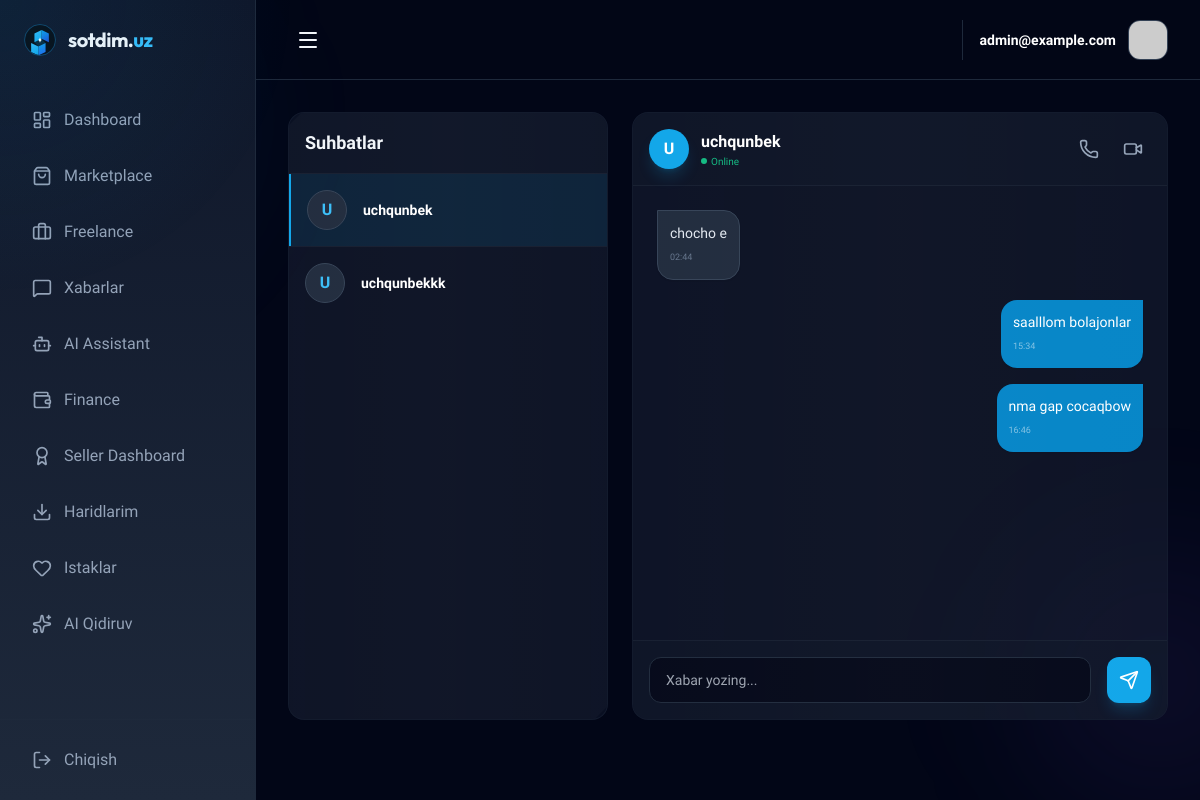
Screenshot of /chat/1/ (signed in) with the database file from the repository.
### apps/users/models.py (models this page shows, shortened)
class User(AbstractUser):
    class Role(models.TextChoices):
        USER = "USER", _("User")
        SELLER = "SELLER", _("Seller")
        FREELANCER = "FREELANCER", _("Freelancer")
        MODERATOR = "MODERATOR", _("Moderator")
        SUPPORT = "SUPPORT", _("Support")
        ADMIN = "ADMIN", _("Admin")
    role = models.CharField(
        max_length=20,
        choices=Role.choices,
        default=Role.USER
    )
    email = models.EmailField(_("email address"), unique=True)
    phone_number = models.CharField(_("telefon raqami"), max_length=20, blank=True, null=True)
    telegram_id = models.CharField(max_length=100, blank=True, null=True)
    avatar = models.ImageField(upload_to="avatars/", blank=True, null=True)
    bio = models.TextField(blank=True, null=True)
    class BadgeLevel(models.TextChoices):
        NONE = "NONE", "Oddiy"
        VERIFIED = "VERIFIED", "Tasdiqlangan ✓"
        PREMIUM = "PREMIUM", "Premium ⭐"
        TRUSTED = "TRUSTED", "Ishonchli 🛡️"
        TOP_SELLER = "TOP_SELLER", "Top Seller 🏆"
    badge = models.CharField(max_length=20, choices=BadgeLevel.choices, default=BadgeLevel.NONE)
    is_verified = models.BooleanField(default=False)
    two_factor_enabled = models.BooleanField(default=False)
    has_saved_card = models.BooleanField(default=False)
    created_at = models.DateTimeField(auto_now_add=True)
    updated_at = models.DateTimeField(auto_now=True)
    USERNAME_FIELD = "email"
    REQUIRED_FIELDS = ["username"]
    class Meta:
        verbose_name = "Foydalanuvchi"
        verbose_name_plural = "Foydalanuvchilar"
        ordering = ['-created_at']

### apps/chat/models.py (models this page shows, shortened)
class Conversation(models.Model):
    participants = models.ManyToManyField(settings.AUTH_USER_MODEL, related_name="conversations")
    created_at = models.DateTimeField(auto_now_add=True)
    updated_at = models.DateTimeField(auto_now=True)

class Message(models.Model):
    conversation = models.ForeignKey(Conversation, on_delete=models.CASCADE, related_name="messages")
    sender = models.ForeignKey(settings.AUTH_USER_MODEL, on_delete=models.CASCADE, related_name="sent_messages")
    text = models.TextField()
    is_read = models.BooleanField(default=False)
    created_at = models.DateTimeField(auto_now_add=True)
    class Meta:
        ordering = ['created_at']

### apps/chat/views.py (the view)
# urls.py: path("<int:conversation_id>/", chat_detail, name="chat_detail"),
@login_required
def chat_detail(request, conversation_id):
    conversation = get_object_or_404(request.user.conversations, id=conversation_id)
    messages = conversation.messages.all()
    conversation.messages.filter(~Q(sender=request.user), is_read=False).update(is_read=True)
    recipient = conversation.participants.exclude(id=request.user.id).first()
    all_conversations = request.user.conversations.all().order_by('-updated_at')
    for conv in all_conversations:
        conv.recipient = conv.participants.exclude(id=request.user.id).first()
    return render(request, 'chat/chat_detail.html', {
        'conversation': conversation,
        'chat_messages': messages,
        'recipient': recipient,
        'conversations': all_conversations
    })

### templates/chat/chat_detail.html (shortened to what this page needs)
{% extends 'base.html' %}
{% block content %}
<div class="h-[calc(100vh-12rem)] flex gap-6">
    <div class="w-80 glass rounded-2xl border-slate-800/50 hidden lg:flex flex-col overflow-hidden">
        <div class="p-4 border-b border-slate-800/50 bg-slate-900/30">
            <h2 class="font-bold text-lg">Suhbatlar</h2>
        </div>
        <div class="flex-1 overflow-y-auto divide-y divide-slate-800/50">
            {% for conv in conversations %}
            <a href="{% url 'chat:chat_detail' conv.id %}" class="flex items-center gap-4 p-4 hover:bg-slate-800/50 transition-colors {% if conv.id == conversation.id %}bg-primary-500/10 border-l-2 border-primary-500{% endif %}">
                <div class="w-10 h-10 bg-slate-800 rounded-full flex items-center justify-center text-primary-400 font-bold border border-slate-700">
                    {{ conv.recipient.username|first|upper }}
                </div>
                <div class="flex-1 min-w-0">
                    <p class="font-bold text-white text-sm truncate">{{ conv.recipient.username }}</p>
                </div>
            </a>
            {% endfor %}
        </div>
    </div>
    <div class="flex-1 glass rounded-2xl border-slate-800/50 flex flex-col overflow-hidden">
        <div class="p-4 border-b border-slate-800/50 bg-slate-900/30 flex items-center justify-between">
            <div class="flex items-center gap-3">
                <div class="w-10 h-10 bg-primary-500 rounded-full flex items-center justify-center text-white font-bold shadow-lg shadow-primary-500/20">
                    {{ recipient.username|first|upper }}
                </div>
                <div>
                    <p class="font-bold text-white">{{ recipient.username }}</p>
                    <p class="text-[10px] text-emerald-500 flex items-center gap-1">
                        <span class="w-1.5 h-1.5 bg-emerald-500 rounded-full animate-pulse"></span> Online
                    </p>
                </div>
            </div>
            <div class="flex gap-2">
                <button class="p-2 hover:bg-slate-800 rounded-lg transition-colors text-slate-400"><i data-lucide="phone" class="w-5 h-5"></i></button>
                <button class="p-2 hover:bg-slate-800 rounded-lg transition-colors text-slate-400"><i data-lucide="video" class="w-5 h-5"></i></button>
            </div>
        </div>
        <div
            class="flex-1 overflow-y-auto p-6 space-y-4 flex flex-col"
            id="chat-messages-container"
            hx-get="{% url 'chat:get_messages' conversation.id %}"
            hx-trigger="every 5s"
            hx-swap="innerHTML"
        >
            {% include 'chat/partials/message_list.html' %}
        </div>
        <div class="p-4 bg-slate-900/30 border-t border-slate-800/50" x-data="{ text: '' }">
            <form
                hx-post="{% url 'chat:send_message' conversation.id %}"
                hx-target="#chat-messages-container"
                hx-swap="beforeend"
                x-on:htmx:after-request="text = ''"
                class="flex gap-4"
            >
                <input
                    type="text"
                    name="text"
                    x-model="text"
                    placeholder="Xabar yozing..."
                    class="flex-1 bg-slate-950 border border-slate-800 rounded-xl px-4 py-3 focus:outline-none focus:ring-2 focus:ring-primary-500/50 transition-all text-sm"
                    autocomplete="off"
                    required
                >
                <button
                    type="submit"
                    class="p-3 bg-primary-500 hover:bg-primary-400 text-white rounded-xl transition-all shadow-lg shadow-primary-500/20"
                    :disabled="text.trim() === ''"
                >
                    <i data-lucide="send" class="w-5 h-5"></i>
                </button>
            </form>
        </div>
    </div>
</div>
{% endblock %}

### templates/base.html (shortened to what this page needs)
<!DOCTYPE html>
<html lang="uz" class="dark">
<head>
    <script src="https://cdn.tailwindcss.com"></script>
</head>
<body class="bg-slate-950 text-slate-100 font-sans antialiased min-h-screen overflow-x-hidden">
    <div id="cursor-glow"></div>
    <div class="bg-glow" style="top: -10%; left: -10%; animation-duration: 25s;"></div>
    <div class="bg-glow" style="top: 60%; left: 80%; animation-duration: 35s; background: radial-gradient(circle, rgba(139, 92, 246, 0.1) 0%, transparent 70%);"></div>
    <div id="main-content" class="site-content flex min-h-screen relative" x-data="{ sidebarOpen: false }">
        <aside
            :class="{
                '-translate-x-full': !sidebarOpen,
                'translate-x-0': sidebarOpen
            }"
            class="fixed inset-y-0 left-0 w-72 sidebar-gradient border-r border-slate-800 z-[60] transform transition-transform duration-300 ease-in-out lg:translate-x-0 lg:static lg:inset-auto lg:w-64 lg:flex-shrink-0 lg:flex lg:flex-col"
            x-cloak
        >
            <div class="flex flex-col h-full w-full">
                <div class="p-6 flex items-center justify-between">
                    <div class="flex items-center gap-3">
                        <img src="/static/img/logo_premium.svg" alt="sotdim.uz" class="h-8 w-8 rounded-full border border-primary-500/30">
                        <span class="font-heading font-bold text-xl tracking-tight">sotdim.<span class="text-primary-400">uz</span></span>
                    </div>
                </div>
                <nav class="flex-1 px-4 space-y-2 mt-4 overflow-y-auto">
                    <a href="{% url 'core:dashboard' %}" @click="if(window.innerWidth < 1024) sidebarOpen = false" class="flex items-center gap-3 px-4 py-3 rounded-xl {% if request.resolver_match.url_name == 'dashboard' %}bg-primary-500/10 text-primary-400 border border-primary-500/20{% else %}text-slate-400 hover:bg-slate-800 transition-colors{% endif %}">
                        <i data-lucide="layout-dashboard" class="w-5 h-5"></i>
                        <span>Dashboard</span>
                    </a>
                    <a href="{% url 'marketplace:product_list' %}" @click="if(window.innerWidth < 1024) sidebarOpen = false" class="flex items-center gap-3 px-4 py-3 rounded-xl text-slate-400 hover:bg-slate-800 transition-colors">
                        <i data-lucide="shopping-bag" class="w-5 h-5"></i>
                        <span>Marketplace</span>
                    </a>
                    <a href="{% url 'freelance:project_list' %}" @click="if(window.innerWidth < 1024) sidebarOpen = false" class="flex items-center gap-3 px-4 py-3 rounded-xl text-slate-400 hover:bg-slate-800 transition-colors">
                        <i data-lucide="briefcase" class="w-5 h-5"></i>
                        <span>Freelance</span>
                    </a>
                    <a href="{% url 'chat:chat_list' %}" @click="if(window.innerWidth < 1024) sidebarOpen = false" class="flex items-center gap-3 px-4 py-3 rounded-xl text-slate-400 hover:bg-slate-800 transition-colors">
                        <i data-lucide="message-square" class="w-5 h-5"></i>
                        <span>Xabarlar</span>
                    </a>
                    <a href="{% url 'ai_system:assistant' %}" @click="if(window.innerWidth < 1024) sidebarOpen = false" class="flex items-center gap-3 px-4 py-3 rounded-xl text-slate-400 hover:bg-slate-800 transition-colors">
                        <i data-lucide="bot" class="w-5 h-5"></i>
                        <span>AI Assistant</span>
                    </a>
                    <a href="{% url 'payments:wallet' %}" @click="if(window.innerWidth < 1024) sidebarOpen = false" class="flex items-center gap-3 px-4 py-3 rounded-xl text-slate-400 hover:bg-slate-800 transition-colors">
                        <i data-lucide="wallet" class="w-5 h-5"></i>
                        <span>Finance</span>
                    </a>
                    {% if request.user.is_authenticated and request.user.role == 'SELLER' %}
                    <a href="{% url 'users:seller_dashboard' %}" @click="if(window.innerWidth < 1024) sidebarOpen = false" class="flex items-center gap-3 px-4 py-3 rounded-xl text-slate-400 hover:bg-slate-800 transition-colors">
                        <i data-lucide="award" class="w-5 h-5"></i>
                        <span>Seller Dashboard</span>
                    </a>
                    {% elif request.user.is_authenticated %}
                    <a href="{% url 'users:become_seller' %}" @click="if(window.innerWidth < 1024) sidebarOpen = false" class="flex items-center gap-3 px-4 py-3 rounded-xl text-slate-400 hover:bg-slate-800 transition-colors">
                        <i data-lucide="user-plus" class="w-5 h-5"></i>
                        <span>Become a Seller</span>
                    </a>
                    {% endif %}
                    <a href="{% url 'core:purchases' %}" @click="if(window.innerWidth < 1024) sidebarOpen = false" class="flex items-center gap-3 px-4 py-3 rounded-xl text-slate-400 hover:bg-slate-800 transition-colors">
                        <i data-lucide="download" class="w-5 h-5"></i>
                        <span>Haridlarim</span>
                    </a>
                    <a href="{% url 'marketplace:wishlist' %}" @click="if(window.innerWidth < 1024) sidebarOpen = false" class="flex items-center gap-3 px-4 py-3 rounded-xl text-slate-400 hover:bg-slate-800 transition-colors">
                        <i data-lucide="heart" class="w-5 h-5"></i>
                        <span>Istaklar</span>
                    </a>
                    <a href="{% url 'marketplace:ai_smart_search' %}" @click="if(window.innerWidth < 1024) sidebarOpen = false" class="flex items-center gap-3 px-4 py-3 rounded-xl text-slate-400 hover:bg-slate-800 transition-colors">
                        <i data-lucide="sparkles" class="w-5 h-5"></i>
                        <span>AI Qidiruv</span>
                    </a>
                </nav>
                <div class="p-4 border-t border-slate-800">
                    <a href="{% url 'users:logout' %}" class="flex items-center gap-3 px-4 py-3 rounded-xl text-slate-400 hover:bg-rose-500/10 hover:text-rose-400 transition-colors">
                        <i data-lucide="log-out" class="w-5 h-5"></i>
                        <span>Chiqish</span>
                    </a>
                </div>
            </div>
        </aside>
        <main class="flex-1 flex flex-col min-h-screen min-w-0">
            <header class="h-20 border-b border-slate-800 bg-slate-950/50 backdrop-blur-md sticky top-0 z-40 px-4 lg:px-8 flex items-center justify-between">
                <div class="flex items-center gap-4">
                    <button @click="sidebarOpen = !sidebarOpen" class="p-2 hover:bg-slate-800 rounded-lg transition-colors">
                        <i data-lucide="menu" class="w-6 h-6"></i>
                    </button>
                </div>
                <div class="flex items-center gap-4">
                    {% if request.user.is_authenticated %}
                    <div class="flex items-center gap-3 pl-4 border-l border-slate-800">
                        <div class="text-right hidden md:block">
                            <p class="text-sm font-bold text-white">{{ request.user.username }}</p>
                        </div>
                        <div class="w-10 h-10 rounded-xl bg-slate-800 border border-slate-700 overflow-hidden">
                            <img src="https://api.dicebear.com/7.x/avataaars/svg?seed={{ request.user.username }}" alt="Avatar">
                        </div>
                    </div>
                    {% else %}
                    <a href="{% url 'users:login' %}" class="px-5 py-2 bg-primary-600 hover:bg-primary-500 text-white rounded-xl text-sm font-bold transition-all">Kirish</a>
                    {% endif %}
                </div>
            </header>
            <section class="p-4 md:p-8">
                {% block content %}{% endblock %}
            </section>
        </main>
    </div>
</body>
</html>

### templates/chat/partials/message.html
<div class="flex {% if msg.sender == request.user %}justify-end{% endif %} mb-1">
    <div class="max-w-[70%] p-3 rounded-2xl text-sm shadow-sm
        {% if msg.sender == request.user %}
            bg-primary-600 text-white rounded-tr-none
        {% else %}
            bg-slate-800 text-slate-200 border border-slate-700 rounded-tl-none
        {% endif %}">
        <p>{{ msg.text }}</p>
        <span class="text-[9px] {% if msg.sender == request.user %}text-white/50{% else %}text-slate-500{% endif %} mt-1 block">
            {{ msg.created_at|date:"H:i" }}
        </span>
    </div>
</div>

### rows the page displays
User: user.username "admin@example.com"
Conversation: recipient.username|first "U", recipient.username "uchqunbek"
Conversation: recipient.username|first "U", recipient.username "uchqunbekkk"
User: username|first "U", username "uchqunbek"
Message: text "chocho e", created_at "02:44"
Message: text "saalllom bolajonlar", created_at "15:34"
Message: text "nma gap cocaqbow", created_at "16:46"
